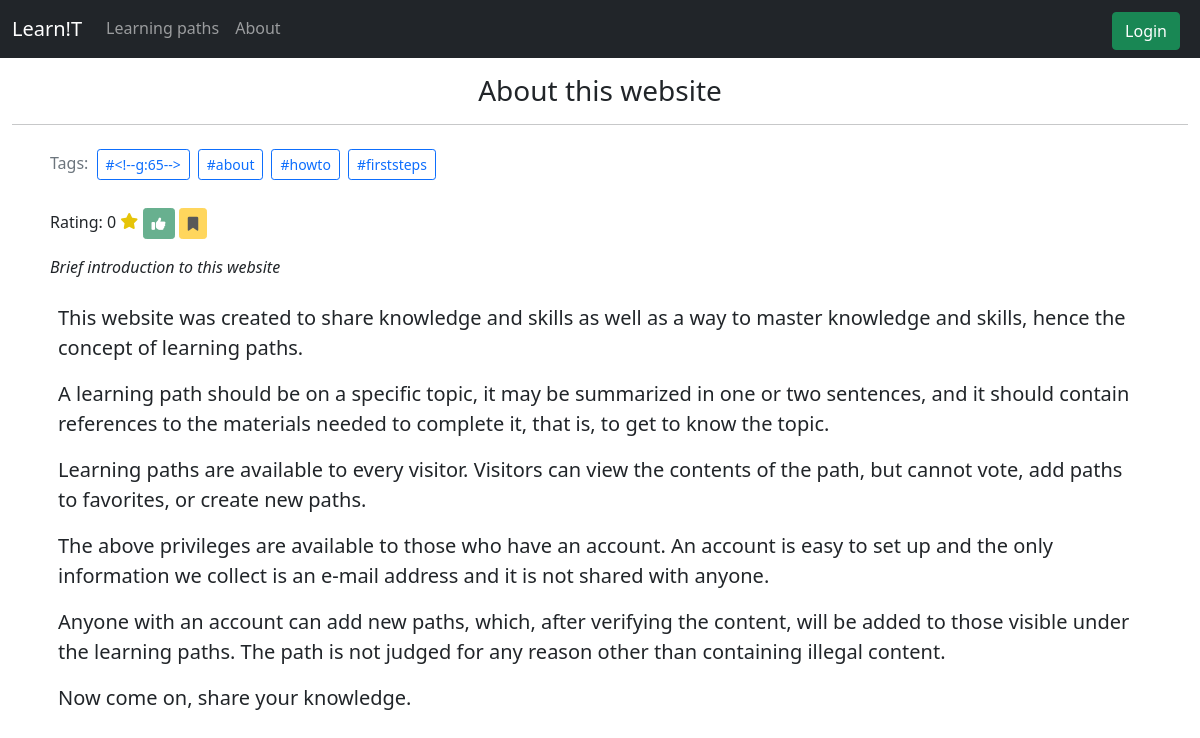
The page /path?id=44 on the database its author committed.
### tables this page shows
CREATE TABLE lpaths (
    id INTEGER PRIMARY KEY AUTOINCREMENT,
    title TEXT NOT NULL,
    tags TEXT,
    excerpt TEXT,
    body TEXT,
    rating INTEGER DEFAULT 0,
    isActive INTEGER DEFAULT 0,
    voted TEXT DEFAULT "",
    userId INTEGER,
    FOREIGN KEY(userId) REFERENCES users(id)
);

### app.py (the view, shortened to what this page needs)
@app.route('/path', methods=['GET'])
def path():
    pathId = request.args.get('id')
    lpath = None
    bookmark = 0
    userId = None
    voted = None
    userId = session.get('user_id')
    with sqlite3.connect(DB) as conn:
        cur = conn.cursor()
        lpath = cur.execute(
            "SELECT * FROM lpaths WHERE id = ?", (pathId,)).fetchall()[0]
        if not lpath:
            return redirect('/')
    return render_template("path.html", active=active, lpath=lpath, userId=userId, voted=voted, bookmark=bookmark)

### templates/path.html (shortened to what this page needs)
{% extends "layout.html" %} {% block title %} {{lpath[1]}} {% endblock %} {%
block main %}
<h3 class="text-center">
  {{lpath[1]}}
  <hr />
</h3>
<div class="container-md">
  <div class="d-lg-flex flex-column">
    <div class="p-2">
      <h6 class="card-subtitle mb-2 text-muted" id="tags">
        Tags: <span name="tags">{{lpath[2]}}</span>
      </h6>
    </div>
    <div class="p-2">
      Rating: {{lpath[5]}}
      <i class="fa-solid fa-star" style="color: rgb(230, 196, 9)"></i>
      {%if voted == 'voted'%}
      <span class="d-inline-block" data-toggle="tooltip" title="Already voted">
        <button
          class="btn btn-success btn-sm mw-1"
          data-placement="right"
          style="pointer-events: none"
          type="button"
          disabled
        >
          <i class="fa-solid fa-thumbs-up"></i>
        </button>
      </span>
      {%elif userId%}
      <span class="d-inline-block" data-toggle="tooltip" title="Endorse">
        <button class="btn btn-success btn-sm mw-1" onclick="rate()">
          <i class="fa-solid fa-thumbs-up"></i>
        </button>
      </span>
      {%else%}
      <span class="d-inline-block" data-toggle="tooltip" title="Log in to rate">
        <button
          class="btn btn-success btn-sm mw-1"
          data-placement="right"
          style="pointer-events: none"
          type="button"
          disabled
        >
          <i class="fa-solid fa-thumbs-up"></i>
        </button>
      </span>
      {%endif%} {%if userId and bookmark == 1 %}
      <span
        class="d-inline-block"
        data-toggle="tooltip"
        title="Remove bookmark"
      >
        <button
          class="btn btn-danger btn-sm mw-1"
          data-placement="right"
          type="button"
          onclick="bookmark()"
        >
          <i class="fa-solid fa-bookmark"></i>
        </button>
      </span>
      {%else%}
      <span
        class="d-inline-block"
        data-toggle="tooltip"
        title="Log in to bookmark"
      >
        <button
          class="btn btn-warning btn-sm mw-1"
          data-placement="right"
          style="pointer-events: none"
          type="button"
          disabled
        >
          <i class="fa-solid fa-bookmark"></i>
        </button>
      </span>
      {%endif%}
    </div>
    <div class="p-2 fst-italic">{{lpath[3]}}</div>
    <div class="p-3 cardBody">{{lpath[4]|safe}}</div>
  </div>
</div>
{% endblock %}

### rows shown on the page
lpaths: title "About this website", rating "0", excerpt "Brief introduction to this website", body "This website was created to share knowledge and skills as well as a way to master knowledge and skills, hence the concept of learning paths. A learning path should be on a specific topic, it may be summarized in one or two sentences, and it should contain references to the materials needed to complete it, that is, to get to know the topic. Learning paths are available to every visitor. Visitors can view the contents of the path, but cannot vote, add paths to favorites, or create new paths. The above privileges are available to those who have an account. An account is easy to set up and the only information we collect is an e-mail address and it is not shared with anyone. Anyone with an…"
